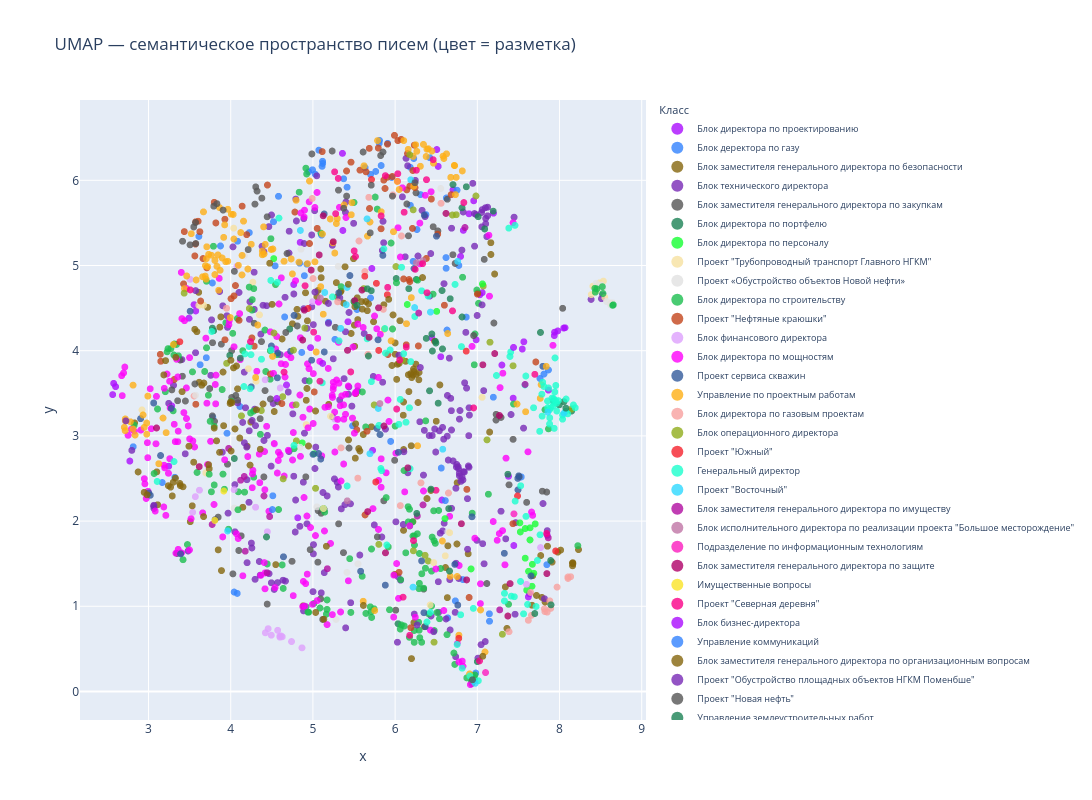

Notebook cell for this chart:
### Code cell
reducer = umap.UMAP(
    n_components=2,
    n_neighbors=40,      
    min_dist=0.1, # для плотности и компактности кластеров
    metric="cosine",
    random_state=42
)
embedding_2d = reducer.fit_transform(embeddings)

clusterer = hdbscan.HDBSCAN(
    min_cluster_size=15,   # 1% от датасета 
    min_samples=5,
    metric="euclidean"     # кластеризуем в 2D пространстве
)
cluster_labels = clusterer.fit_predict(embedding_2d)

labels = data["label"].astype(str).tolist()
# данные для визуализации
df_plot = pd.DataFrame({
    "x":           embedding_2d[:, 0],
    "y":           embedding_2d[:, 1],
    "label":       labels,
    "cluster":     cluster_labels.astype(str),
    "text_preview": [t[:120] + "..." for t in texts]
})

fig = px.scatter(
    df_plot,
    x="x", y="y",
    color="label",
    hover_data=["text_preview", "cluster", "label"],
    title="UMAP — семантическое пространство писем (цвет = разметка)",
    color_discrete_sequence=px.colors.qualitative.Alphabet,  # 26 цветов
    width=1200, height=800,
    opacity=0.8
)
fig.update_traces(marker=dict(size=7))
fig.update_layout(legend=dict(
    font=dict(size=9),
    itemsizing="constant",
    title="Класс"
))
fig.write_html("umap_emails.html")
fig.show()
print("Готово → umap_emails.html")

# ── 7. Метрики совпадения кластеров с разметкой ───────────────────────────────
print( f"Найдено кластеров   : {len(set(cluster_labels)) - (1 if -1 in cluster_labels else 0)}")
print(f"Шумовых точек       : {(cluster_labels == -1).sum()} / {len(cluster_labels)}")
